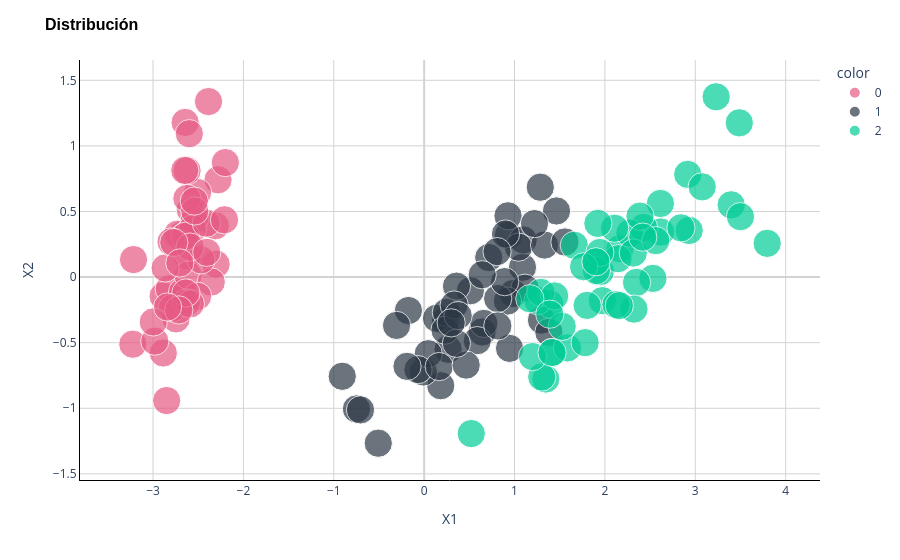

This figure's notebook cell:
### Markdown cell above
Vemos que con dos componentes principales ya podemos explicar un $97.7\%$ de la variabilidad, por lo que elegimos $q=2$. Graficamos los componentes principales con las verdaderas etiquetas

### Code cell
pca = PCA(n_components=2).fit(X)
pca = pca.transform(X)
pca = pd.DataFrame(pca, columns=['PC1', 'PC2'])

# Existing scatter plot
figure = px.scatter(
    x=pca.iloc[:, 0],
    y=pca.iloc[:, 1],
    color=y.astype(str),
    color_discrete_map={'0': '#E65983', '1': '#2D3846'},
    size=[1] * pca.shape[0],
)

# Update layout
figure.update_layout(
    title='Distribución',
    title_font=dict(size=16, family='Arial', color='black', weight='bold'),
    xaxis_title='X1',
    yaxis_title='X2',
    plot_bgcolor='white',
    yaxis=dict(showgrid=True, gridcolor='LightGray', showline=True, linecolor='Black', zeroline=True, zerolinecolor='LightGray'),
    xaxis=dict(showgrid=True, gridcolor='LightGray', showline=True, linecolor='Black', zeroline=True, zerolinecolor='LightGray'),
)

figure.show()

### Figure 1 — Plotly figure (JSON) as saved in the notebook; plotly's stock layout.template omitted (floating-point values rounded to 4 significant figures)
{"data": [{"hovertemplate": "color=0<br>x=%{x}<br>y=%{y}<br>size=%{marker.size}<extra></extra>", "legendgroup": "0", "marker": {"color": "#E65983", "size": [1, 1, 1, 1, 1, 1, 1, 1, 1, 1, 1, 1, 1, 1, 1, 1, 1, 1, 1, 1, 1, 1, 1, 1, 1, 1, 1, 1, 1, 1, 1, 1, 1, 1, 1, 1, 1, 1, 1, 1, 1, 1, 1, 1, 1, 1, 1, 1, 1, 1], "sizemode": "area", "sizeref": 0.0025, "symbol": "circle"}, "mode": "markers", "name": "0", "orientation": "v", "showlegend": true, "type": "scatter", "x": [-2.684, -2.714, -2.889, -2.745, -2.729, -2.281, -2.821, -2.626, -2.886, -2.673, -2.507, -2.613, -2.786, -3.224, -2.645, -2.386, -2.624, -2.648, -2.2, -2.588, -2.31, -2.544, -3.216, -2.303, -2.356, -2.507, -2.469, -2.562, -2.64, -2.632, -2.587, -2.41, -2.649, -2.599, -2.637, -2.866, -2.625, -2.801, -2.981, -2.59, -2.77, -2.849, -2.997, -2.406, -2.209, -2.714, -2.538, -2.839, -2.543, -2.703], "xaxis": "x", "y": [0.3194, -0.177, -0.1449, -0.3183, 0.3268, 0.7413, -0.08946, 0.1634, -0.5783, -0.1138, 0.6451, 0.01473, -0.2351, -0.5114, 1.179, 1.338, 0.8107, 0.3118, 0.8728, 0.5136, 0.3913, 0.433, 0.1335, 0.09871, -0.03728, -0.146, 0.131, 0.3677, 0.312, -0.197, -0.2043, 0.4109, 0.8134, 1.093, -0.1213, 0.06936, 0.5994, 0.2686, -0.488, 0.229, 0.2635, -0.941, -0.3419, 0.1889, 0.4367, -0.2502, 0.5038, -0.2279, 0.5794, 0.1077], "yaxis": "y"}, {"hovertemplate": "color=1<br>x=%{x}<br>y=%{y}<br>size=%{marker.size}<extra></extra>", "legendgroup": "1", "marker": {"color": "#2D3846", "size": [1, 1, 1, 1, 1, 1, 1, 1, 1, 1, 1, 1, 1, 1, 1, 1, 1, 1, 1, 1, 1, 1, 1, 1, 1, 1, 1, 1, 1, 1, 1, 1, 1, 1, 1, 1, 1, 1, 1, 1, 1, 1, 1, 1, 1, 1, 1, 1, 1, 1], "sizemode": "area", "sizeref": 0.0025, "symbol": "circle"}, "mode": "markers", "name": "1", "orientation": "v", "showlegend": true, "type": "scatter", "x": [1.285, 0.9325, 1.464, 0.1833, 1.088, 0.6417, 1.095, -0.7491, 1.044, -0.008745, -0.5078, 0.5117, 0.265, 0.9849, -0.1739, 0.9279, 0.6603, 0.2361, 0.9447, 0.04523, 1.116, 0.3579, 1.298, 0.9217, 0.7149, 0.9002, 1.332, 1.558, 0.8133, -0.3056, -0.06813, -0.1896, 0.1364, 1.38, 0.588, 0.8069, 1.221, 0.8151, 0.246, 0.1664, 0.4648, 0.8908, 0.2305, -0.7045, 0.357, 0.3319, 0.3762, 0.6426, -0.9065, 0.299], "xaxis": "x", "y": [0.6852, 0.3183, 0.5043, -0.828, 0.07459, -0.4182, 0.2835, -1.005, 0.2284, -0.7231, -1.266, -0.104, -0.55, -0.1248, -0.2549, 0.4672, -0.353, -0.3336, -0.5431, -0.5838, -0.08462, -0.06893, -0.3278, -0.1827, 0.1491, 0.3285, 0.2444, 0.2675, -0.1634, -0.3683, -0.7052, -0.6803, -0.314, -0.421, -0.4843, 0.1942, 0.4076, -0.372, -0.2685, -0.6819, -0.6707, -0.03446, -0.4044, -1.012, -0.5049, -0.2127, -0.2932, 0.01774, -0.7561, -0.3489], "yaxis": "y"}, {"hovertemplate": "color=2<br>x=%{x}<br>y=%{y}<br>size=%{marker.size}<extra></extra>", "legendgroup": "2", "marker": {"color": "#00cc96", "size": [1, 1, 1, 1, 1, 1, 1, 1, 1, 1, 1, 1, 1, 1, 1, 1, 1, 1, 1, 1, 1, 1, 1, 1, 1, 1, 1, 1, 1, 1, 1, 1, 1, 1, 1, 1, 1, 1, 1, 1, 1, 1, 1, 1, 1, 1, 1, 1, 1, 1], "sizemode": "area", "sizeref": 0.0025, "symbol": "circle"}, "mode": "markers", "name": "2", "orientation": "v", "showlegend": true, "type": "scatter", "x": [2.531, 1.415, 2.617, 1.972, 2.35, 3.397, 0.5212, 2.933, 2.321, 2.917, 1.662, 1.803, 2.166, 1.346, 1.586, 1.904, 1.95, 3.487, 3.796, 1.301, 2.428, 1.199, 3.5, 1.389, 2.275, 2.614, 1.259, 1.291, 2.124, 2.388, 2.842, 3.231, 2.159, 1.444, 1.781, 3.076, 2.144, 1.905, 1.169, 2.108, 2.314, 1.922, 1.415, 2.563, 2.419, 1.944, 1.527, 1.764, 1.901, 1.39], "xaxis": "x", "y": [-0.009849, -0.5749, 0.3439, -0.1797, -0.04026, 0.5508, -1.193, 0.3555, -0.2438, 0.7828, 0.2422, -0.2156, 0.2163, -0.7768, -0.5396, 0.1193, 0.04194, 1.176, 0.2573, -0.7611, 0.3782, -0.6061, 0.4607, -0.2044, 0.335, 0.5609, -0.1797, -0.1167, -0.2097, 0.4646, 0.3753, 1.374, -0.2173, -0.1434, -0.4999, 0.6881, 0.1401, 0.0493, -0.165, 0.3723, 0.1837, 0.4092, -0.5749, 0.2779, 0.3048, 0.1875, -0.3753, 0.07886, 0.1166, -0.2827], "yaxis": "y"}], "layout": {"legend": {"itemsizing": "constant", "title": {"text": "color"}, "tracegroupgap": 0}, "margin": {"t": 60}, "plot_bgcolor": "white", "title": {"font": {"color": "black", "family": "Arial", "size": 16, "weight": "bold"}, "text": "Distribución"}, "xaxis": {"anchor": "y", "domain": [0, 1], "gridcolor": "LightGray", "linecolor": "Black", "showgrid": true, "showline": true, "title": {"text": "X1"}, "zeroline": true, "zerolinecolor": "LightGray"}, "yaxis": {"anchor": "x", "domain": [0, 1], "gridcolor": "LightGray", "linecolor": "Black", "showgrid": true, "showline": true, "title": {"text": "X2"}, "zeroline": true, "zerolinecolor": "LightGray"}}}
